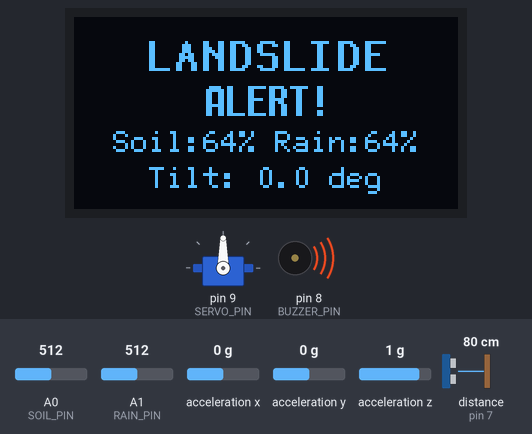
A sketch run on a simulated Arduino Uno, built with avr-gcc and run on an emulated ATmega328P. Parts: servo, 128×64 one-colour display, buzzer (waves = sounding, pin HIGH). Wiring (inferred from the names in the program): ultrasonic range finder: trigger pin 6; echo pin 7; MPU-6050 motion sensor at I2C address 0x68. The inputs (shaded band) are chosen by the test bench; at power-on: A0 (SOIL_PIN) = 512, A1 (RAIN_PIN) = 512, acceleration x 0 g, distance to the obstacle (sensor on pin 7) 80 cm, acceleration y 0 g, acceleration z 1 g. The echo pulse lasts 58.3 µs per cm; pins used as bus, display or sensor lines are not drawn; what the sketch prints to the serial monitor is not drawn.

Above: at 3.4 s.
3.5 s: A0 (SOIL_PIN) set to 561
At 5.3 s:
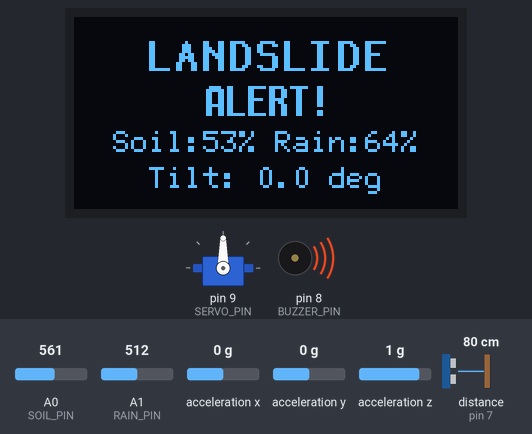
5.6 s: A0 (SOIL_PIN) set to 593
At 6.5 s:
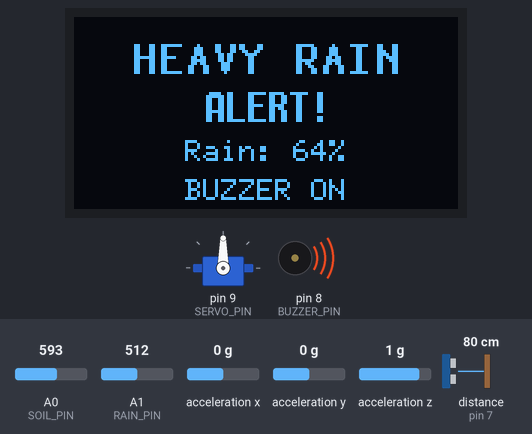
7.6 s: A1 (RAIN_PIN) set to 586
At 9.8 s:
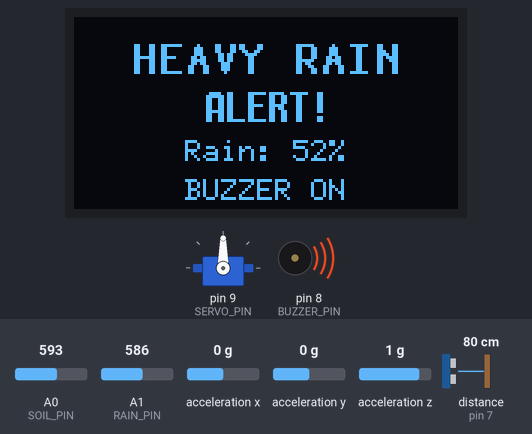
10.1 s: A1 (RAIN_PIN) set to 610
At 12.2 s:
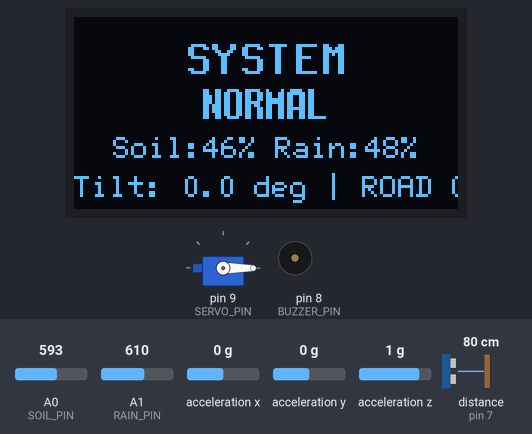
12.7 s: acceleration x set to -1.4 g
At 13.3 s:
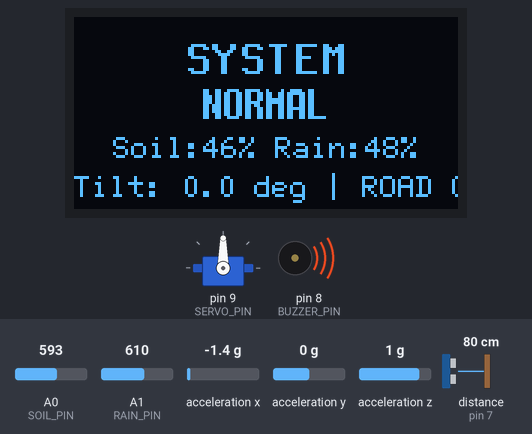
14.9 s: distance to the obstacle (sensor on pin 7) set to 2 cm
At 16.4 s:
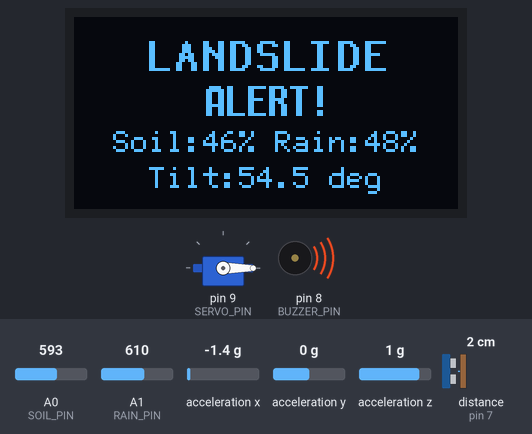
Timing chart, 0 to 17.5 s (numbered marks = the images above; inputs shaded):
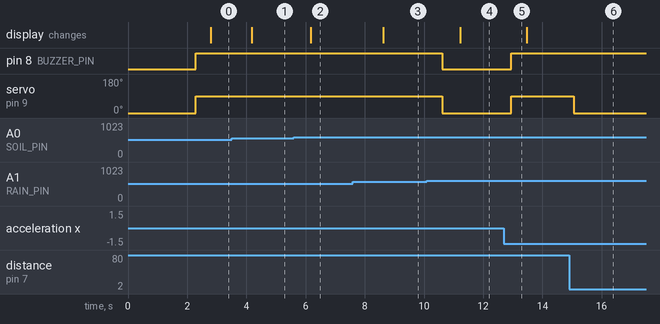

Measured:
- the behaviour switches between 575 and 576 on A0 (SOIL_PIN) (found by bisection; images 1 and 2)
- the behaviour switches between 600 and 601 on A1 (RAIN_PIN) (found by bisection; images 3 and 4)
- after the input at 3.5 s, the display: changes after 0.68 s (image 1)
- after the input at 5.6 s, the display: changes after 0.58 s (image 2)
- after the input at 7.6 s, the display: changes after 1.0 s (image 3)
- after the input at 10.1 s, pin 8 (BUZZER_PIN): HIGH → LOW after 0.52 s; servo on pin 9 (SERVO_PIN): 90° → 0° after 0.52 s; the display: changes after 1.1 s (image 4)
- after the input at 12.7 s, pin 8 (BUZZER_PIN): LOW → HIGH after 0.24 s; servo on pin 9 (SERVO_PIN): 0° → 90° after 0.24 s
- after the input at 14.9 s, servo on pin 9 (SERVO_PIN): 90° → 0° after 0.16 s

The sketch:

landscape_disaster_monitor.ino
```cpp
#include <Wire.h>
#include <U8g2lib.h>
#include <Servo.h>
#include <math.h>

// ==================================================
// VARODE LANDSCAPE DISASTER MANAGEMENT SYSTEM
// Arduino UNO + OLED + Soil + Rain + MPU6050
// HC-SR04 + Servo Barrier + Buzzer
// ==================================================

// OLED SSD1306 128x64; software I2C: SCL D3, SDA D2
U8G2_SSD1306_128X64_NONAME_1_SW_I2C u8g2(
  U8G2_R0, 3, 2, U8X8_PIN_NONE
);

// Pins
const int SOIL_PIN = A0;
const int RAIN_PIN = A1;
const int BUZZER_PIN = 8;
const int TRIG_PIN = 6;
const int ECHO_PIN = 7;
const int SERVO_PIN = 9;

Servo barrierServo;

// Servo angles
const int BARRIER_OPEN_ANGLE = 0;
const int BARRIER_CLOSED_ANGLE = 90;

// Vehicle detection and timer
const float VEHICLE_DISTANCE_CM = 5.0;
const unsigned long CLEAR_DELAY_MS = 3000;

// Sensor calibration
const int SOIL_DRY = 800;
const int SOIL_WET = 350;
const int RAIN_DRY = 900;
const int RAIN_WET = 300;

// Warning thresholds
const int SOIL_WARNING_PERCENT = 50;
const int RAIN_WARNING_PERCENT = 50;
const float TILT_WARNING_DEGREES = 15.0;

// MPU6050
const byte MPU_ADDR = 0x68;
bool mpuOK = false;
float baseAX = 0;
float baseAY = 0;
float baseAZ = 1;
float tiltDegrees = 0;
bool tiltWarning = false;

// Barrier state
bool barrierOpen = true;
bool vehicleWasDetected = false;
bool clearTimerRunning = false;
unsigned long vehicleClearStart = 0;

// Sensor readings and alerts
int soilPercent = 0;
int rainPercent = 0;
bool soilWarning = false;
bool rainWarning = false;
bool landslideAlert = false;
bool heavyRainAlert = false;
bool anyAlert = false;

float distanceCM = -1;
bool vehicleDetected = false;


// ==================================================
// CENTERED TEXT
// ==================================================

void drawCentered(const char *text, int y) {
  int width = u8g2.getStrWidth(text);
  int x = (128 - width) / 2;
  if (x < 0) x = 0;
  u8g2.drawStr(x, y, text);
}


// ==================================================
// SENSOR AVERAGE AND PERCENTAGE
// ==================================================

int readAverage(int pin) {
  long total = 0;
  for (int i = 0; i < 10; i++) {
    total += analogRead(pin);
    delay(2);
  }
  return total / 10;
}

int calculatePercent(int raw, int dryValue, int wetValue) {
  if (dryValue == wetValue) return 0;
  int value = map(raw, dryValue, wetValue, 0, 100);
  return constrain(value, 0, 100);
}


// ==================================================
// MPU6050 FUNCTIONS
// ==================================================

bool writeMPU(byte reg, byte value) {
  Wire.beginTransmission(MPU_ADDR);
  Wire.write(reg);
  Wire.write(value);
  return Wire.endTransmission() == 0;
}

bool readAccel(float &ax, float &ay, float &az) {
  Wire.beginTransmission(MPU_ADDR);
  Wire.write(0x3B);

  if (Wire.endTransmission(false) != 0) return false;
  if (Wire.requestFrom(MPU_ADDR, (byte)6) != 6) return false;

  int16_t rawAX = (int16_t)(
    ((uint16_t)Wire.read() << 8) | Wire.read()
  );
  int16_t rawAY = (int16_t)(
    ((uint16_t)Wire.read() << 8) | Wire.read()
  );
  int16_t rawAZ = (int16_t)(
    ((uint16_t)Wire.read() << 8) | Wire.read()
  );

  ax = rawAX / 16384.0;
  ay = rawAY / 16384.0;
  az = rawAZ / 16384.0;
  return true;
}

void calibrateTilt() {
  Serial.println("Keep model still: calibrating MPU6050");

  float sumX = 0, sumY = 0, sumZ = 0;
  int count = 0;

  for (int i = 0; i < 100; i++) {
    float ax, ay, az;
    if (readAccel(ax, ay, az)) {
      sumX += ax;
      sumY += ay;
      sumZ += az;
      count++;
    }
    delay(20);
  }

  if (count == 0) {
    mpuOK = false;
    Serial.println("MPU6050 calibration failed");
    return;
  }

  baseAX = sumX / count;
  baseAY = sumY / count;
  baseAZ = sumZ / count;

  float magnitude = sqrt(
    baseAX * baseAX + baseAY * baseAY + baseAZ * baseAZ
  );

  if (magnitude > 0.01) {
    baseAX /= magnitude;
    baseAY /= magnitude;
    baseAZ /= magnitude;
  }

  tiltDegrees = 0;
  tiltWarning = false;
  Serial.println("MPU6050 calibration complete");
}

void updateTilt() {
  if (!mpuOK) {
    tiltWarning = false;
    return;
  }

  float ax, ay, az;
  if (!readAccel(ax, ay, az)) return;

  float magnitude = sqrt(ax * ax + ay * ay + az * az);
  if (magnitude < 0.01) return;

  ax /= magnitude;
  ay /= magnitude;
  az /= magnitude;

  float dotProduct =
    ax * baseAX + ay * baseAY + az * baseAZ;

  dotProduct = constrain(dotProduct, -1.0, 1.0);
  tiltDegrees = acos(dotProduct) * 180.0 / PI;
  tiltWarning = tiltDegrees >= TILT_WARNING_DEGREES;
}


// ==================================================
// ULTRASONIC DISTANCE
// ==================================================

float readDistanceCM() {
  digitalWrite(TRIG_PIN, LOW);
  delayMicroseconds(3);
  digitalWrite(TRIG_PIN, HIGH);
  delayMicroseconds(10);
  digitalWrite(TRIG_PIN, LOW);

  unsigned long duration = pulseIn(ECHO_PIN, HIGH, 12000UL);
  if (duration == 0) return -1;
  return duration * 0.0343 / 2.0;
}


// ==================================================
// SERVO CONTROL
// ==================================================

void openBarrier() {
  if (!barrierOpen) {
    barrierServo.write(BARRIER_OPEN_ANGLE);
    barrierOpen = true;
    Serial.println("ROAD OPEN");
  }
}

void closeBarrier() {
  if (barrierOpen) {
    barrierServo.write(BARRIER_CLOSED_ANGLE);
    barrierOpen = false;
    Serial.println("ROAD BLOCKED");
  }
}


// ==================================================
// OLED DISPLAY
// Rain only = HEAVY RAIN ALERT
// Soil or tilt = LANDSLIDE ALERT
// ==================================================

void displayOLED() {
  char line[28];
  char tiltText[12];
  dtostrf(tiltDegrees, 4, 1, tiltText);

  u8g2.firstPage();
  do {
    if (landslideAlert) {
      u8g2.setFont(u8g2_font_9x18B_tf);
      drawCentered("LANDSLIDE", 18);

      u8g2.setFont(u8g2_font_7x14B_tf);
      drawCentered("ALERT!", 33);

      u8g2.setFont(u8g2_font_6x12_tf);
      snprintf(line, sizeof(line), "Soil:%d%% Rain:%d%%",
               soilPercent, rainPercent);
      drawCentered(line, 45);

      if (!mpuOK) {
        drawCentered("MPU ERROR", 57);
      } else {
        snprintf(line, sizeof(line), "Tilt:%s deg", tiltText);
        drawCentered(line, 57);
      }

    } else if (heavyRainAlert) {
      u8g2.setFont(u8g2_font_9x18B_tf);
      drawCentered("HEAVY RAIN", 19);

      u8g2.setFont(u8g2_font_7x14B_tf);
      drawCentered("ALERT!", 35);

      u8g2.setFont(u8g2_font_6x12_tf);
      snprintf(line, sizeof(line), "Rain: %d%%", rainPercent);
      drawCentered(line, 48);
      drawCentered("BUZZER ON", 61);

    } else {
      u8g2.setFont(u8g2_font_9x18B_tf);
      drawCentered("SYSTEM", 19);

      u8g2.setFont(u8g2_font_7x14B_tf);
      drawCentered("NORMAL", 34);

      u8g2.setFont(u8g2_font_6x12_tf);
      snprintf(line, sizeof(line), "Soil:%d%% Rain:%d%%",
               soilPercent, rainPercent);
      drawCentered(line, 47);

      if (!mpuOK) {
        drawCentered("MPU ERROR", 60);
      } else {
        snprintf(line, sizeof(line), "Tilt:%s deg | ROAD OPEN",
                 tiltText);
        drawCentered(line, 60);
      }
    }
  } while (u8g2.nextPage());
}


// ==================================================
// SETUP
// ==================================================

void setup() {
  Serial.begin(9600);

  pinMode(SOIL_PIN, INPUT);
  pinMode(RAIN_PIN, INPUT);
  pinMode(BUZZER_PIN, OUTPUT);
  pinMode(TRIG_PIN, OUTPUT);
  pinMode(ECHO_PIN, INPUT);

  digitalWrite(TRIG_PIN, LOW);
  digitalWrite(BUZZER_PIN, LOW);

  barrierServo.attach(SERVO_PIN);
  barrierServo.write(BARRIER_OPEN_ANGLE);
  barrierOpen = true;

  u8g2.begin();
  Wire.begin();

  mpuOK = writeMPU(0x6B, 0x00);
  if (mpuOK) {
    writeMPU(0x1C, 0x00);
    delay(100);
    calibrateTilt();
  } else {
    Serial.println("MPU6050 not detected!");
  }

  Serial.println("VARODE DISASTER SYSTEM READY");
}


// ==================================================
// MAIN LOOP
// ==================================================

void loop() {
  int soilRaw = readAverage(SOIL_PIN);
  int rainRaw = readAverage(RAIN_PIN);

  soilPercent = calculatePercent(soilRaw, SOIL_DRY, SOIL_WET);
  rainPercent = calculatePercent(rainRaw, RAIN_DRY, RAIN_WET);

  soilWarning = soilPercent >= SOIL_WARNING_PERCENT;
  rainWarning = rainPercent >= RAIN_WARNING_PERCENT;

  updateTilt();

  // Soil or tilt means landslide.
  landslideAlert = soilWarning || (mpuOK && tiltWarning);

  // Rain alone means heavy rain. Landslide has display priority.
  heavyRainAlert = rainWarning && !landslideAlert;

  // Either rain or landslide activates the buzzer and barrier logic.
  anyAlert = landslideAlert || rainWarning;

  distanceCM = readDistanceCM();
  vehicleDetected =
    distanceCM >= 0 && distanceCM <= VEHICLE_DISTANCE_CM;

  digitalWrite(BUZZER_PIN, anyAlert ? HIGH : LOW);

  // ---------- BARRIER LOGIC ----------
  // Both heavy rain and landslide can close the barrier.
  // Original ultrasonic behavior is retained: an object detected
  // during an alert opens the barrier; after it leaves, the
  // barrier closes after the 3-second clear timer.

  if (!anyAlert) {
    openBarrier();
    vehicleWasDetected = false;
    clearTimerRunning = false;
  }
  else if (vehicleDetected) {
    openBarrier();
    vehicleWasDetected = true;
    clearTimerRunning = false;
  }
  else if (vehicleWasDetected) {
    if (!clearTimerRunning) {
      vehicleClearStart = millis();
      clearTimerRunning = true;
      Serial.println("3-second timer started");
    }

    if (millis() - vehicleClearStart >= CLEAR_DELAY_MS) {
      closeBarrier();
      vehicleWasDetected = false;
      clearTimerRunning = false;
    }
  }
  else {
    closeBarrier();
  }

  displayOLED();

  Serial.print("Soil: ");
  Serial.print(soilPercent);
  Serial.print("% | Rain: ");
  Serial.print(rainPercent);
  Serial.print("% | Tilt: ");
  Serial.print(tiltDegrees, 1);
  Serial.print(" deg | Alert: ");

  if (landslideAlert) {
    Serial.print("LANDSLIDE");
  } else if (heavyRainAlert) {
    Serial.print("HEAVY RAIN");
  } else {
    Serial.print("NORMAL");
  }

  Serial.print(" | Buzzer: ");
  Serial.print(anyAlert ? "ON" : "OFF");
  Serial.print(" | Barrier: ");
  Serial.println(barrierOpen ? "OPEN" : "BLOCKED");

  delay(100);
}
```
